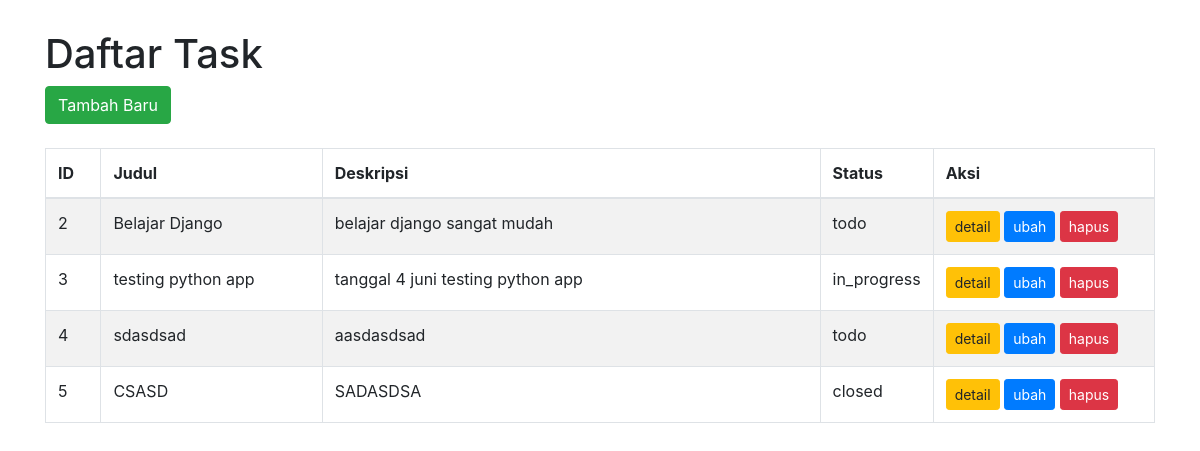
The page / on the database its author committed.
### todo/models.py (models this page shows)
class Task(models.Model):
    class TaskStatus(models.TextChoices):
        TODO = 'todo', _('Todo')
        IN_PROGRESS = 'in_progress', _('In Progress')
        CLOSED = 'closed', _('Closed')
    title = models.CharField(max_length=100)
    description = models.TextField()
    status = models.CharField(
        max_length=20,
        choices=TaskStatus.choices,
        default=TaskStatus.TODO
    )
    created_at = models.DateTimeField(auto_now_add=True)
    updated_at = models.DateTimeField(auto_now=True)
    class Meta:
        db_table = 'tasks'

### todo/views.py (the view)
# urls.py: path('', index_view, name='index'),
def index_view(request):
    tasks = Task.objects.all()
    context = {
        'tasks': tasks
    }
    return render(request, 'todo/index.html', context)

### todo/templates/todo/index.html (shortened to what this page needs)
<!doctype html>
<html lang="en">
  <head>
    <link rel="stylesheet" href="https://maxcdn.bootstrapcdn.com/bootstrap/4.0.0/css/bootstrap.min.css">
  </head>
  <body>
    <div class="container">
      <h1>Daftar Task</h1>
<div>
	<a href="{% url 'todo:create'  %}" class="btn btn-success">Tambah Baru</a>
</div>
      <br>
      <table class="table table-bordered table-striped">
          <thead>
              <tr>
                  <th width="5%">ID</th>
                  <th width="20%">Judul</th>
                  <th width="45%">Deskripsi</th>
                  <th width="5%">Status</th>
                  <th width="20%">Aksi</th>
              </tr>
          </thead>
          <tbody>
            {% if tasks %}
              {% for task in tasks %}
              <tr>
                  <td>{{ task.id }}</td>
                  <td>{{ task.title }}</td>
                  <td>{{ task.description }}</td>
                  <td>{{ task.status }}</td>
                  <td>
                      <a href="{% url 'todo:detail' task.id %}" class="btn btn-warning btn-sm">detail</a>
                      <a href="#" class="btn btn-primary btn-sm">ubah</a>
                      <a href="{% url 'todo:delete' task.id %}" class="btn btn-danger btn-sm" onclick="return confirm('Apakah yakin akan menghapus task ini?')">hapus</a>
                  </td>
              </tr>
              {% endfor %}
            {% else %}
              <tr>
                <td colspan="5">Data tidak ditemukan.</td>
              </tr>
            {% endif %}
          </tbody>
      </table>
  </div>
  </body>
</html>

### todo/templates/todo/index.html (style rules this page uses)
body { margin-top: 30px; }

### rows shown on the page
Task: id "2", title "Belajar Django", description "belajar django sangat mudah", status "todo"
Task: id "3", title "testing python app", description "tanggal 4 juni testing python app", status "in_progress"
Task: id "4", title "sdasdsad", description "aasdasdsad", status "todo"
Task: id "5", title "CSASD", description "SADASDSA", status "closed"
